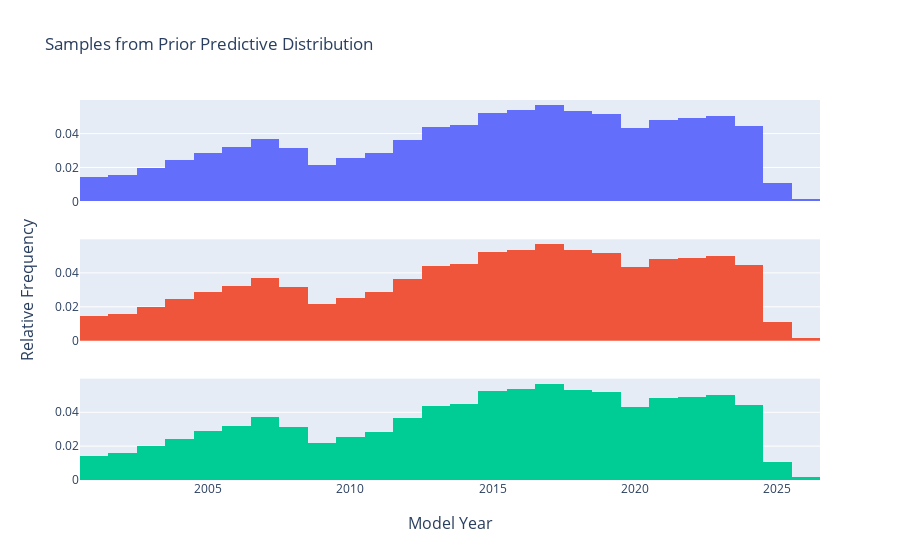

Source (notebook cell):
### Code cell
x = model_years
num_samples = 3
fig = make_subplots(
    rows=num_samples, 
    shared_xaxes=True,
    x_title="Model Year",
    y_title="Relative Frequency"
)

for t in range(num_samples):
    row = t + 1
    y = prior_samples[t, :]
    # https://stackoverflow.com/questions/65910725/plotly-bar-chart-opacity-changes-with-longer-time-range
    # Plot later years
    fig.add_trace(
        go.Bar(
            x=x[x > 2000],
            y=y[x > 2000],
            orientation="v"  
        ),
        row=row,
        col=1
    )

fig.update_traces(marker_line_width = 0)

# https://stackoverflow.com/questions/56712486/how-to-hide-legend-with-plotly-express-and-plotly
fig.update_layout(
    barmode="overlay",
    bargap=0,
    showlegend=False,
    title="Samples from Prior Predictive Distribution"
)

fig.show()

### Figure 1 — Plotly figure (JSON) as saved in the notebook; plotly's stock layout.template omitted (floating-point values rounded to 4 significant figures)
{"data": [{"marker": {"line": {"width": 0}}, "orientation": "v", "type": "bar", "x": [2001, 2002, 2003, 2004, 2005, 2006, 2007, 2008, 2009, 2010, 2011, 2012, 2013, 2014, 2015, 2016, 2017, 2018, 2019, 2020, 2021, 2022, 2023, 2024, 2025, 2026], "xaxis": "x", "y": [0.01429, 0.01573, 0.01982, 0.02445, 0.02883, 0.03211, 0.03703, 0.03147, 0.02166, 0.02531, 0.02856, 0.03643, 0.04377, 0.04518, 0.05227, 0.0537, 0.05687, 0.05325, 0.05179, 0.04342, 0.04818, 0.04898, 0.05016, 0.04456, 0.01088, 0.001511], "yaxis": "y"}, {"marker": {"line": {"width": 0}}, "orientation": "v", "type": "bar", "x": [2001, 2002, 2003, 2004, 2005, 2006, 2007, 2008, 2009, 2010, 2011, 2012, 2013, 2014, 2015, 2016, 2017, 2018, 2019, 2020, 2021, 2022, 2023, 2024, 2025, 2026], "xaxis": "x2", "y": [0.0143, 0.01569, 0.01982, 0.02444, 0.02886, 0.03211, 0.037, 0.03145, 0.02172, 0.02537, 0.02854, 0.03646, 0.04387, 0.04516, 0.05229, 0.05379, 0.05683, 0.05325, 0.05183, 0.04341, 0.04825, 0.04897, 0.05009, 0.04458, 0.01086, 0.001495], "yaxis": "y2"}, {"marker": {"line": {"width": 0}}, "orientation": "v", "type": "bar", "x": [2001, 2002, 2003, 2004, 2005, 2006, 2007, 2008, 2009, 2010, 2011, 2012, 2013, 2014, 2015, 2016, 2017, 2018, 2019, 2020, 2021, 2022, 2023, 2024, 2025, 2026], "xaxis": "x3", "y": [0.01429, 0.01568, 0.01981, 0.02445, 0.02883, 0.0321, 0.03702, 0.03145, 0.02171, 0.02538, 0.02854, 0.03648, 0.04384, 0.04514, 0.05232, 0.05383, 0.05685, 0.05326, 0.05189, 0.04339, 0.04826, 0.04891, 0.05006, 0.04458, 0.01087, 0.001497], "yaxis": "y3"}], "layout": {"annotations": [{"font": {"size": 16}, "showarrow": false, "text": "Model Year", "x": 0.5, "xanchor": "center", "xref": "paper", "y": 0, "yanchor": "top", "yref": "paper", "yshift": -30}, {"font": {"size": 16}, "showarrow": false, "text": "Relative Frequency", "textangle": -90, "x": 0, "xanchor": "right", "xref": "paper", "xshift": -40, "y": 0.5, "yanchor": "middle", "yref": "paper"}], "bargap": 0, "barmode": "overlay", "showlegend": false, "title": {"text": "Samples from Prior Predictive Distribution"}, "xaxis": {"anchor": "y", "domain": [0, 1], "matches": "x3", "showticklabels": false}, "xaxis2": {"anchor": "y2", "domain": [0, 1], "matches": "x3", "showticklabels": false}, "xaxis3": {"anchor": "y3", "domain": [0, 1]}, "yaxis": {"anchor": "x", "domain": [0.7333, 1]}, "yaxis2": {"anchor": "x2", "domain": [0.3667, 0.6333]}, "yaxis3": {"anchor": "x3", "domain": [0, 0.2667]}}}
